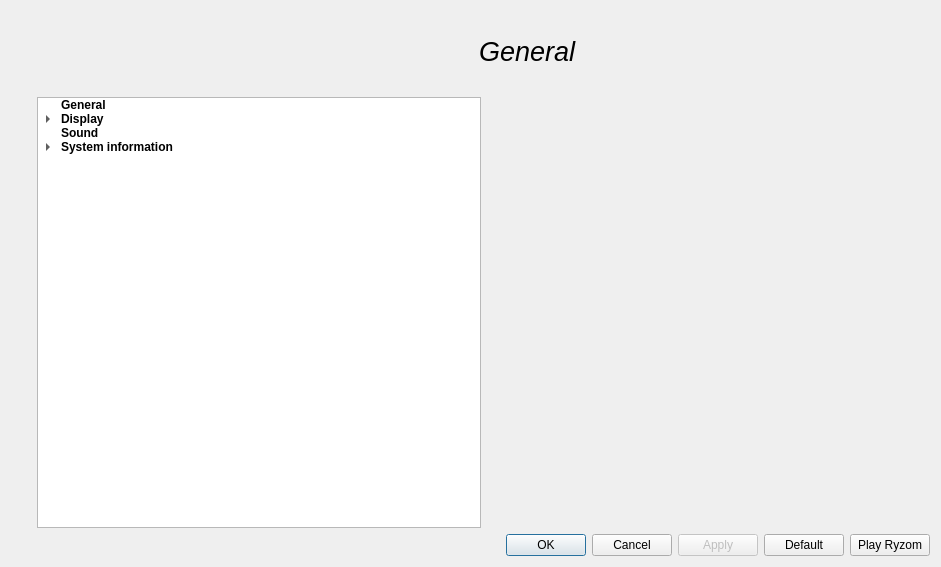
<?xml version="1.0" encoding="UTF-8"?>
<ui version="4.0">
 <class>client_config_dialog</class>
 <widget class="QDialog" name="client_config_dialog">
  <property name="geometry">
   <rect>
    <x>0</x>
    <y>0</y>
    <width>941</width>
    <height>567</height>
   </rect>
  </property>
  <property name="sizePolicy">
   <sizepolicy hsizetype="Preferred" vsizetype="Preferred">
    <horstretch>0</horstretch>
    <verstretch>0</verstretch>
   </sizepolicy>
  </property>
  <property name="windowTitle">
   <string>Ryzom Configuration</string>
  </property>
  <layout class="QHBoxLayout" name="horizontalLayout_4">
   <item>
    <layout class="QVBoxLayout" name="verticalLayout">
     <item>
      <widget class="QLabel" name="leftBitmapLabel">
       <property name="enabled">
        <bool>true</bool>
       </property>
       <property name="text">
        <string/>
       </property>
       <property name="pixmap">
        <pixmap resource="resources.qrc">:/resources/left_bitmap_0.bmp</pixmap>
       </property>
      </widget>
     </item>
     <item>
      <spacer name="verticalSpacer">
       <property name="orientation">
        <enum>Qt::Vertical</enum>
       </property>
       <property name="sizeHint" stdset="0">
        <size>
         <width>20</width>
         <height>28</height>
        </size>
       </property>
      </spacer>
     </item>
    </layout>
   </item>
   <item>
    <layout class="QVBoxLayout" name="verticalLayout_3">
     <item>
      <layout class="QHBoxLayout" name="horizontalLayout_3">
       <item>
        <widget class="QLabel" name="topleftIcon">
         <property name="text">
          <string/>
         </property>
         <property name="pixmap">
          <pixmap resource="resources.qrc">:/resources/general_icon.bmp</pixmap>
         </property>
        </widget>
       </item>
       <item>
        <spacer name="horizontalSpacer">
         <property name="orientation">
          <enum>Qt::Horizontal</enum>
         </property>
         <property name="sizeHint" stdset="0">
          <size>
           <width>118</width>
           <height>20</height>
          </size>
         </property>
        </spacer>
       </item>
       <item>
        <widget class="QLabel" name="categoryLabel">
         <property name="sizePolicy">
          <sizepolicy hsizetype="MinimumExpanding" vsizetype="MinimumExpanding">
           <horstretch>0</horstretch>
           <verstretch>0</verstretch>
          </sizepolicy>
         </property>
         <property name="minimumSize">
          <size>
           <width>451</width>
           <height>61</height>
          </size>
         </property>
         <property name="font">
          <font>
           <pointsize>20</pointsize>
           <weight>50</weight>
           <italic>true</italic>
           <bold>false</bold>
           <stylestrategy>PreferAntialias</stylestrategy>
          </font>
         </property>
         <property name="styleSheet">
          <string notr="true">background-image: url(:/resources/top_right.bmp);</string>
         </property>
         <property name="text">
          <string>General</string>
         </property>
        </widget>
       </item>
      </layout>
     </item>
     <item>
      <layout class="QVBoxLayout" name="verticalLayout_2">
       <item>
        <layout class="QHBoxLayout" name="horizontalLayout">
         <item>
          <widget class="QTreeWidget" name="treeWidget">
           <property name="minimumSize">
            <size>
             <width>171</width>
             <height>431</height>
            </size>
           </property>
           <attribute name="headerVisible">
            <bool>false</bool>
           </attribute>
           <column>
            <property name="text">
             <string>Category</string>
            </property>
           </column>
           <item>
            <property name="text">
             <string>General</string>
            </property>
            <property name="font">
             <font>
              <weight>75</weight>
              <bold>true</bold>
             </font>
            </property>
           </item>
           <item>
            <property name="text">
             <string>Display</string>
            </property>
            <property name="font">
             <font>
              <weight>75</weight>
              <bold>true</bold>
             </font>
            </property>
            <item>
             <property name="text">
              <string>Display details</string>
             </property>
            </item>
            <item>
             <property name="text">
              <string>Display advanced</string>
             </property>
            </item>
           </item>
           <item>
            <property name="text">
             <string>Sound</string>
            </property>
            <property name="font">
             <font>
              <weight>75</weight>
              <bold>true</bold>
             </font>
            </property>
           </item>
           <item>
            <property name="text">
             <string>System information</string>
            </property>
            <property name="font">
             <font>
              <weight>75</weight>
              <bold>true</bold>
             </font>
            </property>
            <item>
             <property name="text">
              <string>OpenGL information</string>
             </property>
            </item>
            <item>
             <property name="text">
              <string>Direct3D information</string>
             </property>
            </item>
           </item>
          </widget>
         </item>
         <item>
          <widget class="QStackedWidget" name="CategoryStackedWidget">
           <property name="sizePolicy">
            <sizepolicy hsizetype="Minimum" vsizetype="Minimum">
             <horstretch>0</horstretch>
             <verstretch>0</verstretch>
            </sizepolicy>
           </property>
           <property name="minimumSize">
            <size>
             <width>391</width>
             <height>429</height>
            </size>
           </property>
          </widget>
         </item>
        </layout>
       </item>
       <item>
        <layout class="QHBoxLayout" name="horizontalLayout_2">
         <item>
          <spacer name="horizontalSpacer_2">
           <property name="orientation">
            <enum>Qt::Horizontal</enum>
           </property>
           <property name="sizeHint" stdset="0">
            <size>
             <width>148</width>
             <height>20</height>
            </size>
           </property>
          </spacer>
         </item>
         <item>
          <widget class="QDialogButtonBox" name="buttonBox">
           <property name="standardButtons">
            <set>QDialogButtonBox::Cancel|QDialogButtonBox::Ok</set>
           </property>
          </widget>
         </item>
         <item>
          <widget class="QPushButton" name="applyButton">
           <property name="enabled">
            <bool>false</bool>
           </property>
           <property name="text">
            <string>Apply</string>
           </property>
          </widget>
         </item>
         <item>
          <widget class="QPushButton" name="defaultButton">
           <property name="text">
            <string>Default</string>
           </property>
          </widget>
         </item>
         <item>
          <widget class="QPushButton" name="playButton">
           <property name="text">
            <string>Play Ryzom</string>
           </property>
          </widget>
         </item>
        </layout>
       </item>
      </layout>
     </item>
    </layout>
   </item>
  </layout>
 </widget>
 <resources>
  <include location="resources.qrc"/>
 </resources>
 <connections/>
</ui>
